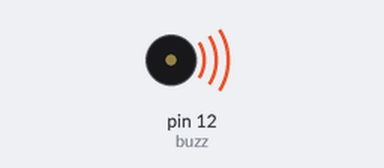
Recording of a sketch running on a simulated Arduino Uno, built with avr-gcc and run on an emulated ATmega328P. Parts: buzzer (waves = sounding).

Above: at 0.2 s.
At 9.7 s:
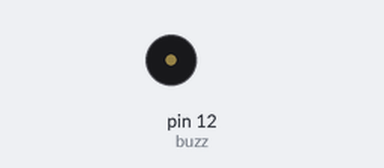
Timing chart, 0 to 10.4 s (numbered marks = the images above):
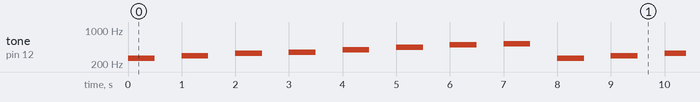

The sketch:

Zumbador_Pasivo.ino
```cpp
/* Derechos de autor © UNIT Electronics
  Fecha de revisión: 01/07/24
*/
/********************************
Se usará el buzzer pasivo para generar 8 notas básicas: Do (262Hz), Re (294Hz),
Mi (330Hz), Fa (349Hz), So (392Hz), La (440Hz), Si (494Hz) cada segundo
Se declaran las variables de las notas, con los valores de frecuencia
********************************/


int Do = 262, Re = 294, Mi = 330, Fa = 349, Sol = 392, La = 440, Si = 494, Do2 = 524;
int buzz = 12;              //Pin 12 para control del buzzer pasivo
int wait = 0;               //Variable para control de tiempo inicializada con valor 0
void setup()
{
  pinMode(buzz, OUTPUT);    //Inicialización del pin 12 como salida
}
void loop()
{
  wait = 500;               //Duración de cada una de las notas será de 500ms / .5 segundos
  tone(buzz, Do, wait);     //Generación de onda cuadrada en el pin 12, con valor de DO
  delay(1000);              //Espera 1s
  tone(buzz, Re, wait);     //Generación de onda cuadrada en el pin 12, con valor de RE
  delay(1000);
  tone(buzz, Mi, wait);     //Generación de onda cuadrada en el pin 12, con valor de MI
  delay(1000);
  tone(buzz, Fa, wait);    //Generación de onda cuadrada en el pin 12, con valor de FA
  delay(1000);
  tone(buzz, Sol, wait);   //Generación de onda cuadrada en el pin 12, con valor de SOL
  delay(1000);
  tone(buzz, La, wait);   //Generación de onda cuadrada en el pin 12, con valor de LA
  delay(1000);
  tone(buzz, Si, wait);   //Generación de onda cuadrada en el pin 12, con valor de SI
  delay(1000);
  tone(buzz, Do2, wait); //Generación de onda cuadrada en el pin 12, con valor de DO
  delay(1000);
  noTone(buzz);          //Terminara la reproducción de sonido
}
```

Measured:
- by itself, tone on pin 12 (buzz): repeats every 8.0 s: silent 0.50 s, 294 Hz 0.50 s, silent 0.50 s, 330 Hz 0.50 s, silent 0.50 s, 349 Hz 0.50 s, silent 0.50 s, 392 Hz 0.50 s, silent 0.50 s, 440 Hz 0.50 s, silent 0.50 s, 494 Hz 0.50 s, silent 0.50 s, 524 Hz 0.50 s, silent 0.50 s, 262 Hz 0.50 s
